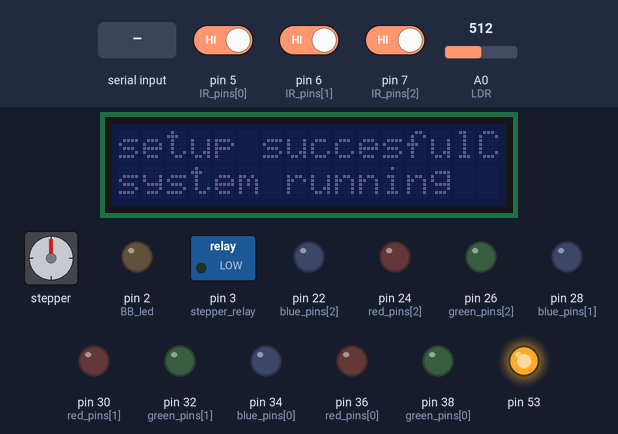
A sketch run on a simulated Arduino Mega 2560, built with avr-gcc and run on an emulated ATmega2560. Shown: stepper motor, 16×2 character LCD, switched loads named in the sketch (green lamp = pin HIGH), output pins drawn as LEDs (lit = HIGH). Wiring (inferred from the names in the program): stepper motor (2048 steps per turn assumed): coils pin 40, pin 42, pin 44, pin 46. Inputs (shaded band) come from the test bench; at power-on: pin 7 (IR_pins[2]) HIGH, pin 5 (IR_pins[0]) HIGH, pin 6 (IR_pins[1]) HIGH, A0 (LDR) = 512. The local clock reads 2024-03-15 10:24:30 at power-on unless the sketch sets it; storage starts empty; random numbers use the default seed unless the sketch sets one; pins used as bus, display or sensor lines are not drawn; what the sketch prints to the serial monitor is not drawn.

Above: at 0.2 s.
4.5 s: "R," received over the second serial link
At 5.9 s:
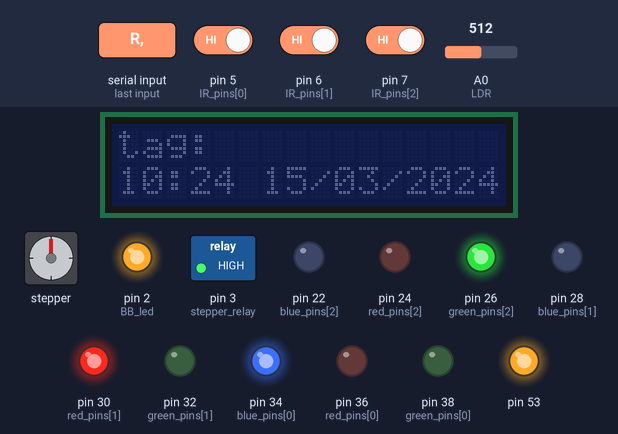
7.0 s: pin 7 (IR_pins[2]) driven LOW
At 7.15 s:
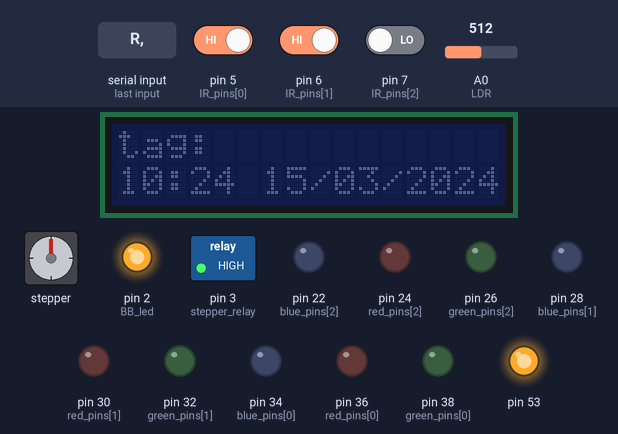
11.8 s: "G," received over the second serial link
14.8 s: pin 5 (IR_pins[0]) driven LOW
At 15.66 s:
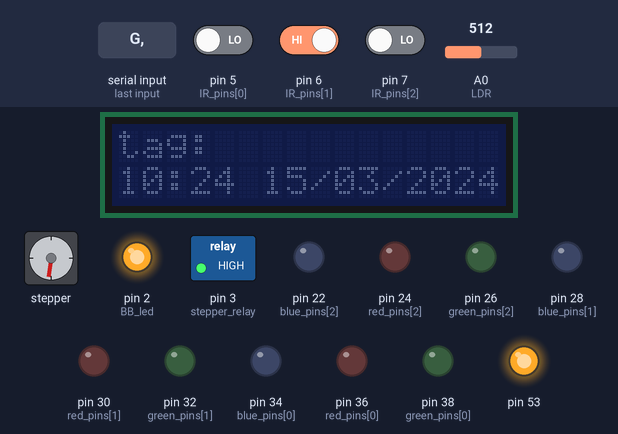
Timing chart, 0 to 18.8 s (numbered marks = the images above; inputs shaded):
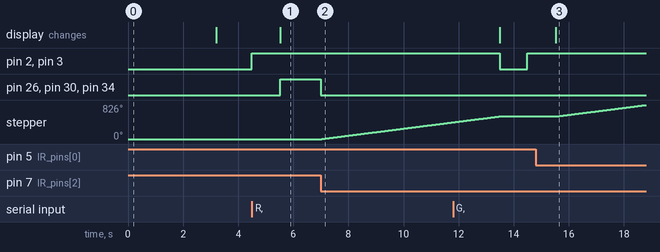

Measured:
- after the input at 4.5 s, pin 2 (BB_led), pin 3 (stepper_relay): LOW → HIGH at once; pin 26 (green_pins[2]), pin 30 (red_pins[1]), pin 34 (blue_pins[0]): LOW → HIGH after 1.0 s; the display: changes after 1.0 s (image 1)
- after the input at 7.0 s, pin 26 (green_pins[2]), pin 30 (red_pins[1]), pin 34 (blue_pins[0]): HIGH → LOW at once; stepper: keeps turning clockwise at about 85°/s, starting at once
- after the input at 14.8 s, stepper: keeps turning clockwise at about 85°/s, starting after 0.74 s; the display: changes after 0.72 s (image 3)

The sketch:

operant_learning.ino
```cpp
// Source code an operant learning test
// written by Jan Baert
// last update: 2/11/2021

// load libraries
#include <SPI.h>
#include <SD.h>
#include <RTClib.h>
#include <SoftwareSerial.h>
#include <Wire.h>
#include <LiquidCrystal_I2C.h>

// stepper motor
const int A = 40;  // phase 1
const int B = 42;  // phase 2
const int C = 44 ; // phase 3
const int D = 46;  // phase 4
const int NUMBER_OF_STEPS_PER_REV = 512;
const int stepper_relay = 3;

// SD reader (MISO=50, MOSI=51, SCK=52)
#define SD_CS 48 // chip select SD reader
File sdfile;

//RTC (SCL and SDA on respective pins on MEGA 2560)
RTC_DS3231 rtc;
char buf1[20];
char buflcd[20];

// RFID reader (no RX pin)
#define RFID_TXPIN 10
SoftwareSerial ssrfid(RFID_TXPIN , 255);


// RGB LEDs
const int red_pins[3] =  {36,30,24};
const int green_pins[3] =  {38,32,26};
const int blue_pins[3] =  {34,28,22};


// IR reflectance sensors
const int IR_pins[] = {5,6,7};     // define pins distance sensors for experiemnt
const int nsensors = 3;            // numnber of distance sensors

// beam break sensor
const int LDR = A0;
const int BB_led = 2;

// LCD screen (SDA = 20, SDL=21)
LiquidCrystal_I2C lcd(0x27,16,2);  // set the LCD address to 0x27 for a 16 chars and 2 line display

////////////////////////////////////////////////// setup system ///////////////////////////////////////////////////

void setup() {

      // Init Serial port
      Serial.begin(9600);
      while(!Serial);


      // lcd
      Wire.begin();
      lcd.init();


      // init SPI bus
      SPI.begin();

      // setup SD card reader
      lcd.setCursor(0,0);
      lcd.print("Initializing");
      lcd.setCursor(0,1);
      lcd.print("SD card");
      if (!SD.begin(SD_CS)) {
        lcd.setCursor(0,0);
        lcd.print("SD card failed,");
        lcd.setCursor(0,1);
        lcd.print("reset system");


        while (1);
      }
      lcd.setCursor(0,0);
      lcd.print("Initialization");
      lcd.setCursor(0,1);
      lcd.print("SD succesful");
      SD.mkdir("temp");

      //Setup for the RTC
      lcd.setCursor(0,0);
      lcd.print("Initializing RTC");


      if(!rtc.begin()) {
        lcd.setCursor(0,0);
        lcd.print("RTC not found");
        Serial.println("RTC not found");
        lcd.setCursor(0,1);
        lcd.print("reset system");
        Serial.flush();
        abort();
      }
      if (rtc.lostPower()) {
        rtc.adjust(DateTime(F(__DATE__), F(__TIME__)));
      }

      lcd.setCursor(0,0);
      lcd.print("Initialization");
      lcd.setCursor(0,1);
      lcd.print("RTC succesful");

      // rfid
      ssrfid.begin(9600);

      // stepper motor
      pinMode(A,OUTPUT);
      pinMode(B,OUTPUT);
      pinMode(C,OUTPUT);
      pinMode(D,OUTPUT);
      pinMode(stepper_relay,OUTPUT);

      // LEDs
      for (uint8_t i = 0; i< nsensors; i++) {
          pinMode(red_pins[1], OUTPUT);
          pinMode(blue_pins[1], OUTPUT);
          pinMode(green_pins[1], OUTPUT);
      }

      // IR sensors
      for (uint8_t i = 0; i< nsensors; i++) {
        pinMode(IR_pins[i],INPUT_PULLUP);
      }

      // beam break sensor
      pinMode(LDR, INPUT);
      pinMode(BB_led, OUTPUT);

      // feedback to user
      lcd.setCursor(0,0);
      lcd.print("setup succesful");
      lcd.setCursor(0,1);
      lcd.print("system running");
      delay(3000);
      lcd.clear();


}

/////////////////////////////////////////////////// main code ///////////////////////////////////////////////////

void loop() {


     // define variable for experimental setup
     String tagID;                                 // string to store RFID
     int nchoices = 3;                             // number of choices
     String possible_colours[3] = {"R","G","B"};   // colour cues
     int  choice = -1;                             // integer to store individual's choice
     int  maxtrialdur = 10000;                     // maximum time (ms) a trial can last
     int  trialdur = 10000;                        // time the individual needs to solve the puzzle
     int  trialcount;                              // number of trials within current paradigm
     String trialcue;                              // resource cue for current paradigm
     int  trialsolution;                           // position of correct solution
     int maxtrialnumber = 10;                      // maximum number of trails within a paradigm
     int error = 0;                                // boolean to indicate major issues
     unsigned long starttime = millis();
     unsigned long endtime = starttime;
     File sdfile;
     ssrfid.listen();

     if (ssrfid.available() > 0){

            // turn on circuits
            digitalWrite(BB_led,HIGH);
            digitalWrite(stepper_relay,HIGH);

            // get timestamp
            DateTime now = rtc.now();
            sprintf(buf1, "%02d:%02d:%02d %02d/%02d/%02d",  now.hour(), now.minute(), now.second(), now.day(), now.month(), now.year());
            sprintf(buflcd, "%02d:%02d %02d/%02d/%02d",  now.hour(), now.minute(), now.day(), now.month(), now.year());
            Serial.println(buflcd);

            // read tag
            tagID = ssrfid.readString().substring(3,11);   //only read characters 3 to 11, as 1-2 are version and last 2 are check sum
            lcd.setCursor(0,0);
            lcd.print("tag: "+tagID);
            lcd.setCursor(0,1);
            lcd.print(buflcd);
            Serial.println(tagID);

            // read settings of the last puzzle or create a new one if new individual
            sdfile = SD.open("temp/"+tagID+".txt");
            if (sdfile) {
                // read setting from last game
                sdfile.seek(0);
                trialcue = String(sdfile.readStringUntil(','));
                sdfile.seek(2);
                trialcount = sdfile.parseInt();
                SD.remove("temp/"+tagID+".txt");

                // change paradigm if maximum trial number is reached
                if(trialcount == maxtrialnumber){
                    trialcount = 0;
                    if(trialcue=="R"){
                        String pos_col[2]={"G","B"};
                        trialcue = pos_col[random(2)];
                    }
                    if(trialcue=="G"){
                        String pos_col[2]={"R","B"};
                        trialcue = pos_col[random(2)];
                    }
                    if(trialcue=="B"){
                      String pos_col[2]={"R","G"};
                      trialcue = pos_col[random(2)];
                    }
                }else{
                      trialcount++;
                }

            }else{
                 // random generate a first trial
                 trialcount = 0;
                 trialcue = possible_colours[random(3)];
            }

            // setup puzzle
            int pos_posit[3] = {0,1,2};
            for (int i=0; i<3; i++)
            {
              int r = random(i,3);
              int temp = pos_posit[i];
              pos_posit[i] = pos_posit[r];
              pos_posit[r] = temp;
            }

            RGB_color(255,0,0,red_pins[pos_posit[0]],green_pins[pos_posit[0]],blue_pins[pos_posit[0]]);
            RGB_color(0,255,0,red_pins[pos_posit[1]],green_pins[pos_posit[1]],blue_pins[pos_posit[1]]);
            RGB_color(0,0,255,red_pins[pos_posit[2]],green_pins[pos_posit[2]],blue_pins[pos_posit[2]]);


            // record response
            while ((endtime - starttime) <= maxtrialdur and choice == -1)
            {
              for (int i = 0; i< nchoices; i++) {
                int S=digitalRead(IR_pins[i]);// read the sensor
                if(S == 0){
                  choice = i;
                  trialdur = endtime - starttime;
                  break;
                }
              }

              endtime = millis();
            }


            // turn of lights
            RGB_color(0,0,0,red_pins[0],green_pins[0],blue_pins[0]);
            RGB_color(0,0,0,red_pins[1],green_pins[1],blue_pins[1]);
            RGB_color(0,0,0,red_pins[2],green_pins[2],blue_pins[2]);


            // give reward if correct
            if(trialcue=="R"){
              trialsolution = pos_posit[0];
            }
            if(trialcue=="G"){
              trialsolution = pos_posit[1];
            }
            if(trialcue=="B"){
              trialsolution = pos_posit[2];
            }

            if(choice == trialsolution){

                  int rellevel = analogRead(LDR);
                  int minlevel = rellevel;

                  // spin stepper until something drops or after one and a half spin of the wheel
                  int nrot = 0;
                  while(minlevel > 0.99*rellevel && nrot <15){
                    nrot ++;
                    int i=0;
                    while(i< 52){
                        onestep();
                        i++;
                        int LDRvalue = analogRead(LDR);
                        if(LDRvalue < minlevel){
                          minlevel = LDRvalue;
                        }
                    }

                  }
            }

            // write data from test to SD card
            sdfile = SD.open(tagID+".txt", FILE_WRITE);

            if (sdfile) {
              sdfile.print(tagID);
              sdfile.print(",");
              sdfile.print(buf1);
              sdfile.print(",");
              sdfile.print(trialcue);
              sdfile.print(",");
              sdfile.print(trialcount);
              sdfile.print(",");
              sdfile.print(possible_colours[choice]);
              sdfile.print(",");
              sdfile.print(trialdur);
              sdfile.println(",");
              sdfile.close();
            } else {
              Serial.println("error opening "+tagID+".txt");
              lcd.setCursor(0,0);
              lcd.print("error opening");
              lcd.setCursor(0,1);
              lcd.print("log file");
              error = 1;
            }

            // write last setup to temporary file
            sdfile = SD.open("temp/"+tagID+".txt", FILE_WRITE);
            if(sdfile){
              sdfile.print(trialcue);
              sdfile.print(",");
              sdfile.print(trialcount);
              sdfile.close();
             } else {
              Serial.println("error opening temp/"+tagID+".txt");
              lcd.setCursor(0,0);
              lcd.print("error opening");
              lcd.setCursor(0,1);
              lcd.print("temporary file");

              error = 1;
            }


            // shut down system and wait for 1second
            digitalWrite(BB_led,LOW);
            digitalWrite(stepper_relay,LOW);
            if(error==0){
              lcd.clear();
            }
            delay(1000);

     }
    }

/////////////////////////////////////////////////// functions ///////////////////////////////////////////////////

// stepper motor
void write(int a,int b,int c,int d){
    digitalWrite(A,a);
    digitalWrite(B,b);
    digitalWrite(C,c);
    digitalWrite(D,d);
}

void onestep(){
    write(1,0,0,0);
    delay(1);
    write(1,1,0,0);
    delay(1);
    write(0,1,0,0);
    delay(1);
    write(0,1,1,0);
    delay(1);
    write(0,0,1,0);
    delay(1);
    write(0,0,1,1);
    delay(1);
    write(0,0,0,1);
    delay(1);
    write(1,0,0,1);
    delay(1);
}

void RGB_color(int red_light_value, int green_light_value, int blue_light_value,int red_light_pin, int green_light_pin, int blue_light_pin)
 {
  analogWrite(red_light_pin, red_light_value);
  analogWrite(green_light_pin, green_light_value);
  analogWrite(blue_light_pin, blue_light_value);
}
```
